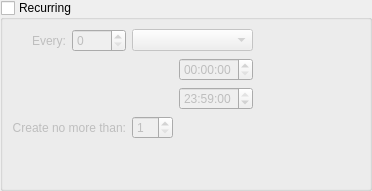
<?xml version="1.0" encoding="UTF-8"?>
<ui version="4.0">
 <class>RecurrenceWidget</class>
 <widget class="QWidget" name="RecurrenceWidget">
  <property name="geometry">
   <rect>
    <x>0</x>
    <y>0</y>
    <width>372</width>
    <height>191</height>
   </rect>
  </property>
  <property name="windowTitle">
   <string>Schedule Recurring Event</string>
  </property>
  <layout class="QGridLayout" name="gridLayout_2">
   <property name="margin">
    <number>0</number>
   </property>
   <item row="0" column="0">
    <widget class="QGroupBox" name="_recurring">
     <property name="sizePolicy">
      <sizepolicy hsizetype="Minimum" vsizetype="Preferred">
       <horstretch>0</horstretch>
       <verstretch>0</verstretch>
      </sizepolicy>
     </property>
     <property name="title">
      <string>Recurring</string>
     </property>
     <property name="checkable">
      <bool>true</bool>
     </property>
     <property name="checked">
      <bool>false</bool>
     </property>
     <layout class="QGridLayout" name="gridLayout">
      <item row="0" column="0">
       <widget class="QLabel" name="_frequencyLit">
        <property name="text">
         <string>Every:</string>
        </property>
        <property name="alignment">
         <set>Qt::AlignRight|Qt::AlignTrailing|Qt::AlignVCenter</set>
        </property>
        <property name="buddy">
         <cstring>_frequency</cstring>
        </property>
       </widget>
      </item>
      <item row="0" column="1">
       <widget class="XSpinBox" name="_frequency"/>
      </item>
      <item row="0" column="2" colspan="2">
       <widget class="XComboBox" name="_period"/>
      </item>
      <item row="0" column="4">
       <spacer name="_hspacer">
        <property name="orientation">
         <enum>Qt::Horizontal</enum>
        </property>
        <property name="sizeHint" stdset="0">
         <size>
          <width>0</width>
          <height>20</height>
         </size>
        </property>
       </spacer>
      </item>
      <item row="1" column="0" rowspan="2" colspan="3">
       <widget class="DateCluster" name="_dates">
        <property name="focusPolicy">
         <enum>Qt::StrongFocus</enum>
        </property>
       </widget>
      </item>
      <item row="1" column="3">
       <widget class="QTimeEdit" name="_startTime"/>
      </item>
      <item row="2" column="3">
       <widget class="QTimeEdit" name="_endTime">
        <property name="time">
         <time>
          <hour>23</hour>
          <minute>59</minute>
          <second>0</second>
         </time>
        </property>
       </widget>
      </item>
      <item row="3" column="0" colspan="2">
       <widget class="XLabel" name="_maxLit">
        <property name="text">
         <string>Create no more than:</string>
        </property>
        <property name="alignment">
         <set>Qt::AlignRight|Qt::AlignTrailing|Qt::AlignVCenter</set>
        </property>
        <property name="buddy">
         <cstring>_max</cstring>
        </property>
       </widget>
      </item>
      <item row="3" column="2">
       <widget class="XSpinBox" name="_max">
        <property name="minimum">
         <number>1</number>
        </property>
       </widget>
      </item>
      <item row="4" column="0">
       <spacer name="verticalSpacer">
        <property name="orientation">
         <enum>Qt::Vertical</enum>
        </property>
        <property name="sizeHint" stdset="0">
         <size>
          <width>13</width>
          <height>8</height>
         </size>
        </property>
       </spacer>
      </item>
     </layout>
    </widget>
   </item>
  </layout>
 </widget>
 <customwidgets>
  <customwidget>
   <class>DateCluster</class>
   <extends>QWidget</extends>
   <header>datecluster.h</header>
  </customwidget>
  <customwidget>
   <class>XComboBox</class>
   <extends>QComboBox</extends>
   <header>xcombobox.h</header>
  </customwidget>
  <customwidget>
   <class>XLabel</class>
   <extends>QLabel</extends>
   <header>xlabel.h</header>
  </customwidget>
  <customwidget>
   <class>XSpinBox</class>
   <extends>QSpinBox</extends>
   <header>xspinbox.h</header>
  </customwidget>
 </customwidgets>
 <tabstops>
  <tabstop>_recurring</tabstop>
  <tabstop>_frequency</tabstop>
  <tabstop>_period</tabstop>
  <tabstop>_dates</tabstop>
 </tabstops>
 <resources/>
 <connections/>
</ui>
